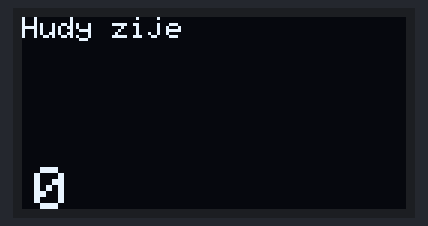
Recording of a sketch running on a simulated STM32 Blue Pill. Parts: 128×64 one-colour display.

Above: at 0.1 s.
At 4.2 s:
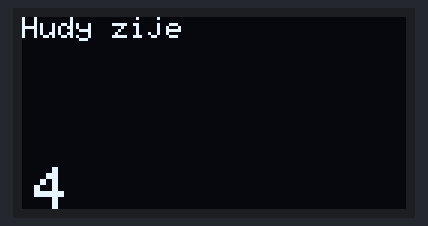
At 9.3 s:
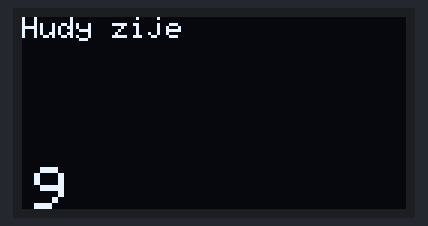
At 18.6 s:
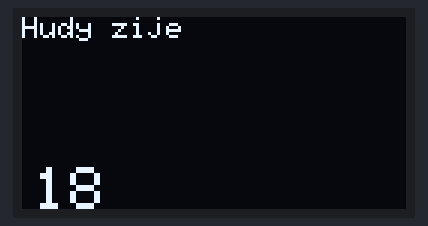
At 27.8 s:
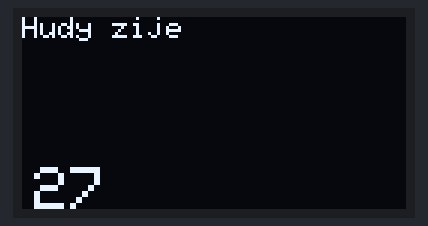
At 38.1 s:
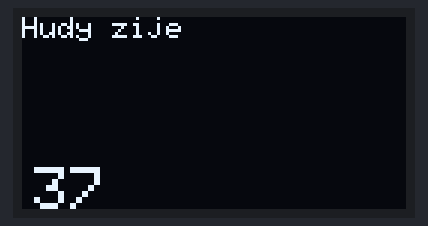

Measured:
- what the display in image 1 shows lasts 1.0 s, from 4.2 s to 5.2 s

The sketch:

display.ino
```cpp
#include <Wire.h>
#include <Adafruit_SSD1306_STM32.h>

#define Reset 4

Adafruit_SSD1306 display(Reset);

void setup() {
  display.begin(SSD1306_SWITCHCAPVCC, 0x3C);
  display.clearDisplay();
}

void loop() {
  display.clearDisplay();
  display.setTextColor(WHITE);
  display.setCursor(0,0);
  display.setTextSize(1);
  display.print("Hudy zije");
  display.setTextSize(2);
  display.setCursor(4,50);
  display.print(millis()/1000);
  display.display();
  delay(1000);
}
```
